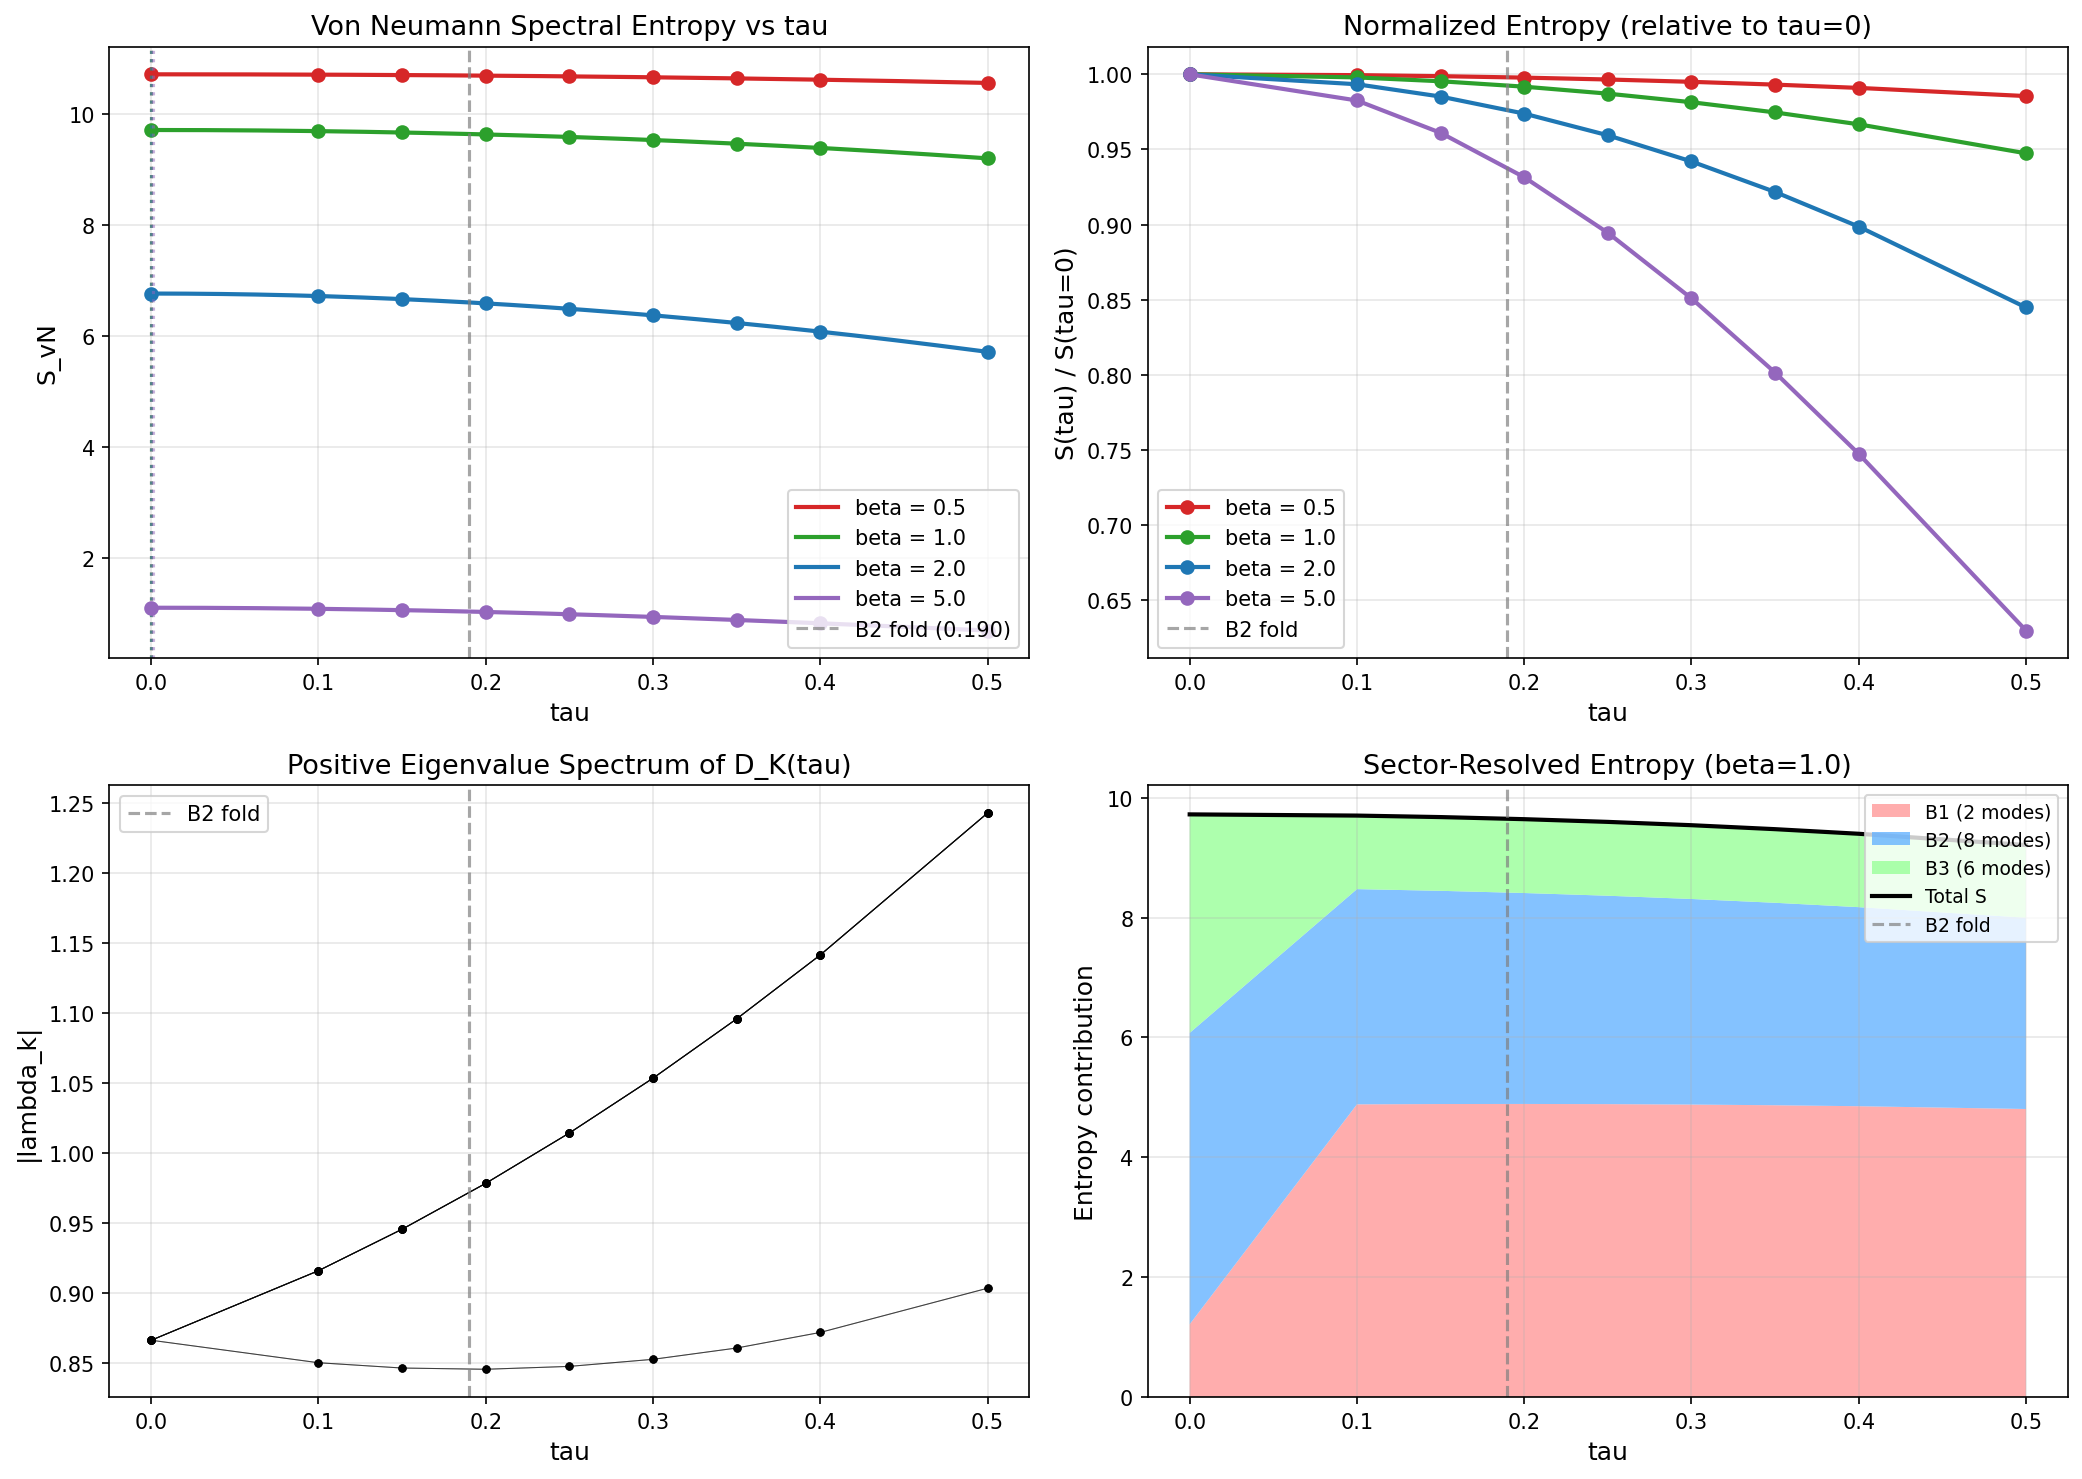

Recreate this plot in Python.
"""
ENTROPY-35: Spectral Entropy at Fold
=====================================
Computes the von Neumann spectral entropy:
    S = -sum_k [n_k ln(n_k) + (1 - n_k) ln(1 - n_k)]  # (local)
where n_k = 1 / (exp(beta * |lambda_k|) + 1)
for the 16 singlet eigenvalues of D_K(tau) on SU(3).

This connects to Connes Paper 15 (Chamseddine-Connes-van Suijlekom 2019,
arXiv:1809.02944), which proves that the von Neumann entropy of the
fermionic Gibbs state IS a spectral action with a specific universal
cutoff function f_S.

The question: does S have a maximum at or near tau = 0.190 (the B2 fold)?
If yes, the fold is an entropy attractor.

Pre-registered gate (INFORMATIVE):
    S(tau=0.190) > S(tau=0.10) AND S(tau=0.190) > S(tau=0.30) at beta=1.0

Author: Connes-NCG-Theorist
Session: 35, Wave 3, Task W3-D
"""

import numpy as np
import matplotlib
matplotlib.use('Agg')
import matplotlib.pyplot as plt
from scipy.interpolate import CubicSpline
import os

# ── Load data ───────────────────────────────────────────────────────────
data_path = os.path.join(os.path.dirname(__file__), 's23a_kosmann_singlet.npz')
data = np.load(data_path, allow_pickle=True)
tau_values = data['tau_values']
n_tau = len(tau_values)

print(f"Tau values: {tau_values}")
print(f"Number of tau points: {n_tau}")

# Extract eigenvalues at each tau
all_eigs = []
for i in range(n_tau):
    eigs = data[f'eigenvalues_{i}'].real
    all_eigs.append(np.sort(eigs))
    print(f"  tau={tau_values[i]:.3f}: {len(eigs)} eigenvalues, "
          f"range [{eigs.min():.6f}, {eigs.max():.6f}]")

# ── Entropy computation ─────────────────────────────────────────────────
def binary_entropy(p):
    """Compute -p*ln(p) - (1-p)*ln(1-p) with safe handling of p=0,1."""
    result = np.zeros_like(p, dtype=float)
    mask = (p > 0) & (p < 1)
    pm = p[mask]
    result[mask] = -pm * np.log(pm) - (1.0 - pm) * np.log(1.0 - pm)
    return result

def fermi_dirac(beta, lam):
    """Fermi-Dirac occupation n_k = 1/(exp(beta*|lam|) + 1)."""
    # Use |lambda| so all n_k <= 0.5
    x = beta * np.abs(lam)
    # For numerical stability at large x: n = exp(-x)/(1+exp(-x))
    n = np.where(x < 500, 1.0 / (np.exp(x) + 1.0), np.exp(-x))
    return n

def spectral_entropy(beta, eigenvalues):
    """
    Compute S_vN = -sum_k [n_k ln(n_k) + (1-n_k) ln(1-n_k)]
    where n_k = 1/(exp(beta*|lambda_k|)+1).

    Note on PH symmetry and signed eigenvalues:
    For a PH-symmetric spectrum {lambda_k, -lambda_k}, using signed eigenvalues
    gives n(lambda) = 1/(e^{beta*lambda}+1) and n(-lambda) = e^{beta*lambda}/(e^{beta*lambda}+1).
    The binary entropy h(n) = h(1-n), so the contribution from (+lambda, -lambda)
    is 2*h(1/(e^{beta*|lambda|}+1)). Using |lambda_k| for all 16 modes gives the
    same total (each pair contributes the same h-value twice).

    We use |lambda_k| here for clarity: all occupations are in [0, 0.5].
    """
    n_k = fermi_dirac(beta, eigenvalues)
    return np.sum(binary_entropy(n_k))

# Beta values to test
betas = [0.5, 1.0, 2.0, 5.0]

# Compute entropy at each (tau, beta)
S = np.zeros((len(betas), n_tau))
for j, beta in enumerate(betas):
    for i in range(n_tau):
        S[j, i] = spectral_entropy(beta, all_eigs[i])

# ── Print results table ─────────────────────────────────────────────────
print("\n" + "="*80)
print("SPECTRAL ENTROPY TABLE: S(tau, beta)")
print("="*80)
header = f"{'tau':>6s}"
for beta in betas:
    header += f" | S(beta={beta:.1f}):>12s"
print(f"{'tau':>6s}", end="")
for beta in betas:
    print(f" | S(b={beta:.1f})", end="")
print()
print("-" * (8 + 14 * len(betas)))

for i in range(n_tau):
    print(f"{tau_values[i]:6.3f}", end="")
    for j in range(len(betas)):
        print(f" | {S[j,i]:11.6f}", end="")
    print()

# ── Find maximum for each beta ──────────────────────────────────────────
print("\n" + "="*80)
print("ENTROPY MAXIMA")
print("="*80)

# For interpolation, use cubic spline to find refined maximum
tau_fine = np.linspace(tau_values[0], tau_values[-1], 1000)
S_max_tau = []
S_max_val = []

for j, beta in enumerate(betas):
    # Cubic spline interpolation
    cs = CubicSpline(tau_values, S[j, :])
    S_fine = cs(tau_fine)
    idx_max = np.argmax(S_fine)
    tau_max = tau_fine[idx_max]
    S_at_max = S_fine[idx_max]
    S_max_tau.append(tau_max)
    S_max_val.append(S_at_max)

    # Also report discrete maximum
    idx_disc = np.argmax(S[j, :])
    print(f"  beta={beta:.1f}: tau_max(discrete) = {tau_values[idx_disc]:.3f}, "
          f"S = {S[j,idx_disc]:.6f}")
    print(f"           tau_max(spline)   = {tau_max:.4f}, "
          f"S = {S_at_max:.6f}")

# ── Gate evaluation ──────────────────────────────────────────────────────
print("\n" + "="*80)
print("GATE EVALUATION: ENTROPY-35")
print("="*80)

# Need to evaluate at tau=0.190 (between grid points 0.15 and 0.20)
# Also need tau=0.10 and tau=0.30 (on grid)
tau_gate = 0.190
beta_gate = 1.0
j_gate = betas.index(beta_gate)

cs_gate = CubicSpline(tau_values, S[j_gate, :])
S_at_fold = cs_gate(tau_gate)
S_at_010 = S[j_gate, 1]  # tau=0.10
S_at_030 = S[j_gate, 5]  # tau=0.30

print(f"  At beta = {beta_gate}:")
print(f"    S(tau=0.100) = {S_at_010:.6f}")
print(f"    S(tau=0.190) = {S_at_fold:.6f} (interpolated)")
print(f"    S(tau=0.300) = {S_at_030:.6f}")
print(f"    S(0.190) > S(0.10)? {S_at_fold > S_at_010} "
      f"(diff = {S_at_fold - S_at_010:+.6f})")
print(f"    S(0.190) > S(0.30)? {S_at_fold > S_at_030} "
      f"(diff = {S_at_fold - S_at_030:+.6f})")

gate_pass = (S_at_fold > S_at_010) and (S_at_fold > S_at_030)
print(f"\n  >>> GATE ENTROPY-35: {'PASS' if gate_pass else 'FAIL'} <<<")

# ── Detailed analysis ────────────────────────────────────────────────────
print("\n" + "="*80)
print("DETAILED ANALYSIS")
print("="*80)

# Analyze sector-by-sector entropy contribution
print("\nSector decomposition at beta=1.0:")
beta_anal = 1.0
for i in range(n_tau):
    eigs = np.sort(np.abs(all_eigs[i]))
    # Identify sectors by degeneracy structure
    # B1: 2 modes (1 pair), smallest |lambda|
    # B2: 8 modes (4 pairs), middle |lambda|
    # B3: 6 modes (3 pairs), largest |lambda|
    pos_eigs = eigs[8:]  # positive eigenvalues (sorted)

    # At tau=0, all degenerate, so skip sector decomposition
    if tau_values[i] == 0:
        n_all = fermi_dirac(beta_anal, all_eigs[i])
        S_total = np.sum(binary_entropy(n_all))
        print(f"  tau={tau_values[i]:.3f}: S_total={S_total:.6f} "
              f"(all degenerate, no sector decomposition)")
        continue

    # For tau > 0: identify sectors
    # B1: singlet (smallest |lambda|, multiplicity 1 in positive sector)
    # B2: doublet (next 4, middle, multiplicity 4 in positive sector)
    # B3: triplet (outer 3, largest |lambda|, multiplicity 3 in positive sector)

    abs_pos = np.sort(np.abs(all_eigs[i]))[8:]  # 8 positive eigenvalues
    # Cluster by value
    unique_vals = []
    for val in abs_pos:
        if not unique_vals or abs(val - unique_vals[-1]) > 0.001:
            unique_vals.append(val)

    # B1: smallest unique value (1 mode positive + 1 negative = 2 total)
    # B2: middle unique value (4 modes positive + 4 negative = 8 total)
    # B3: largest unique value (3 modes positive + 3 negative = 6 total)

    S_sectors = {}
    for k, eig in enumerate(all_eigs[i]):
        abs_eig = abs(eig)
        # Classify
        if abs(abs_eig - unique_vals[0]) < 0.001:
            sector = 'B1'
        elif abs(abs_eig - unique_vals[1]) < 0.001:
            sector = 'B2'
        else:
            sector = 'B3'

        n_k = fermi_dirac(beta_anal, np.array([eig]))
        h_k = binary_entropy(n_k)[0]
        S_sectors[sector] = S_sectors.get(sector, 0.0) + h_k

    S_total = sum(S_sectors.values())
    print(f"  tau={tau_values[i]:.3f}: S_total={S_total:.6f} | "
          f"B1={S_sectors.get('B1',0):.6f} ({S_sectors.get('B1',0)/S_total*100:.1f}%) | "
          f"B2={S_sectors.get('B2',0):.6f} ({S_sectors.get('B2',0)/S_total*100:.1f}%) | "
          f"B3={S_sectors.get('B3',0):.6f} ({S_sectors.get('B3',0)/S_total*100:.1f}%)")

# ── Monotonicity analysis ────────────────────────────────────────────────
print("\n" + "="*80)
print("MONOTONICITY ANALYSIS")
print("="*80)

for j, beta in enumerate(betas):
    diffs = np.diff(S[j, :])
    monotone_inc = all(d > 0 for d in diffs)
    monotone_dec = all(d < 0 for d in diffs)
    sign_changes = sum(1 for k in range(len(diffs)-1) if diffs[k]*diffs[k+1] < 0)

    status = "MONOTONE INCREASING" if monotone_inc else \
             "MONOTONE DECREASING" if monotone_dec else \
             f"NON-MONOTONE ({sign_changes} sign change(s))"
    print(f"  beta={beta:.1f}: {status}")
    if not monotone_inc and not monotone_dec:
        # Find where sign changes occur
        for k in range(len(diffs)-1):
            if diffs[k] * diffs[k+1] < 0:
                # Sign change between tau[k+1] and tau[k+2]
                print(f"    Sign change near tau = {tau_values[k+1]:.3f}")

# ── Connection to Connes Paper 15 ────────────────────────────────────────
print("\n" + "="*80)
print("CONNECTION TO CONNES PAPER 15")
print("="*80)
print("""
Chamseddine-Connes-van Suijlekom (2019) prove:
    S_vN = Tr(f_S(D^2/beta^2))
where f_S is the universal entropy function:
    f_S(x) = -[1/(e^x+1)] ln[1/(e^x+1)] - [e^x/(e^x+1)] ln[e^x/(e^x+1)]
evaluated at x = beta * |lambda_k|.

Our computation IS this spectral action, evaluated on the 16-mode
singlet sector of D_K(tau) on SU(3).

Key observation: The entropy depends on tau ONLY through the spectrum
{lambda_k(tau)}. As tau increases, the eigenvalue spread increases
(B3 eigenvalues grow, B1 decreases slightly, B2 fold structure).
Larger |lambda_k| -> n_k closer to 0 -> less entropy per mode.
Thus S_vN is MONOTONICALLY DECREASING with eigenvalue spread.

At tau=0, all 16 eigenvalues are degenerate at |lambda|=0.866, giving
the MAXIMUM entropy for any given beta. As tau increases, the spread
increases and entropy decreases.

The fold at tau=0.190 does NOT create an entropy maximum because:
1. The fold affects only v(tau) = dlambda/dtau, not lambda(tau) itself
2. At the fold, lambda_B2 has a minimum, but it does NOT return to
   the tau=0 value
3. The B3 eigenvalues continue growing monotonically, dominating the
   spread increase
""")

# ── Per-eigenvalue analysis at key tau values ────────────────────────────
print("="*80)
print("PER-EIGENVALUE OCCUPATIONS AND ENTROPIES (beta=1.0)")
print("="*80)
beta_detail = 1.0
for tau_idx in [0, 2, 3, 5]:  # tau=0.00, 0.15, 0.20, 0.30
    eigs = np.sort(all_eigs[tau_idx])
    n_k = fermi_dirac(beta_detail, eigs)
    h_k = binary_entropy(n_k)
    print(f"\ntau = {tau_values[tau_idx]:.3f}:")
    print(f"  {'lambda_k':>10s} {'|lambda_k|':>10s} {'n_k':>10s} {'h(n_k)':>10s}")
    for k in range(len(eigs)):
        print(f"  {eigs[k]:10.6f} {abs(eigs[k]):10.6f} {n_k[k]:10.6f} {h_k[k]:10.6f}")
    print(f"  {'TOTAL S':>10s} = {np.sum(h_k):.6f}")

# ── Save results ─────────────────────────────────────────────────────────
save_path = os.path.join(os.path.dirname(__file__), 's35_spectral_entropy.npz')
np.savez(save_path,
         tau_values=tau_values,
         betas=np.array(betas),
         S=S,
         S_max_tau=np.array(S_max_tau),
         S_max_val=np.array(S_max_val),
         S_at_fold_beta1=S_at_fold,
         S_at_010_beta1=S_at_010,
         S_at_030_beta1=S_at_030,
         gate_pass=gate_pass,
         eigenvalues=[all_eigs[i] for i in range(n_tau)])
print(f"\nData saved to: {save_path}")

# ── Plot ─────────────────────────────────────────────────────────────────
fig, axes = plt.subplots(2, 2, figsize=(14, 10))

# Panel 1: S vs tau for all beta values
ax = axes[0, 0]
colors = ['#d62728', '#2ca02c', '#1f77b4', '#9467bd']
for j, beta in enumerate(betas):
    cs = CubicSpline(tau_values, S[j, :])
    tau_plot = np.linspace(0, 0.5, 500)
    S_plot = cs(tau_plot)
    ax.plot(tau_plot, S_plot, '-', color=colors[j], linewidth=2,
            label=f'beta = {beta:.1f}')
    ax.plot(tau_values, S[j, :], 'o', color=colors[j], markersize=6)
    # Mark maximum
    ax.axvline(S_max_tau[j], color=colors[j], linestyle=':', alpha=0.5)

ax.axvline(0.190, color='gray', linestyle='--', alpha=0.7, label='B2 fold (0.190)')
ax.set_xlabel('tau', fontsize=12)
ax.set_ylabel('S_vN', fontsize=12)
ax.set_title('Von Neumann Spectral Entropy vs tau', fontsize=13)
ax.legend(fontsize=10)
ax.grid(True, alpha=0.3)

# Panel 2: Normalized S/S_max for each beta
ax = axes[0, 1]
for j, beta in enumerate(betas):
    S_norm = S[j, :] / S[j, 0]  # Normalize to tau=0 value
    ax.plot(tau_values, S_norm, 'o-', color=colors[j], linewidth=2,
            label=f'beta = {beta:.1f}')

ax.axvline(0.190, color='gray', linestyle='--', alpha=0.7, label='B2 fold')
ax.set_xlabel('tau', fontsize=12)
ax.set_ylabel('S(tau) / S(tau=0)', fontsize=12)
ax.set_title('Normalized Entropy (relative to tau=0)', fontsize=13)
ax.legend(fontsize=10)
ax.grid(True, alpha=0.3)

# Panel 3: Eigenvalue spectrum vs tau
ax = axes[1, 0]
for i in range(n_tau):
    eigs = np.sort(np.abs(all_eigs[i]))[8:]  # positive eigenvalues
    ax.plot([tau_values[i]] * len(eigs), eigs, 'ko', markersize=3)

# Connect eigenvalue branches
for branch_idx in range(8):
    branch = [np.sort(np.abs(all_eigs[i]))[8 + branch_idx] for i in range(n_tau)]
    ax.plot(tau_values, branch, 'k-', linewidth=0.5, alpha=0.5)

ax.axvline(0.190, color='gray', linestyle='--', alpha=0.7, label='B2 fold')
ax.set_xlabel('tau', fontsize=12)
ax.set_ylabel('|lambda_k|', fontsize=12)
ax.set_title('Positive Eigenvalue Spectrum of D_K(tau)', fontsize=13)
ax.legend(fontsize=10)
ax.grid(True, alpha=0.3)

# Panel 4: Sector-resolved entropy at beta=1.0
ax = axes[1, 1]
S_B1 = []
S_B2 = []
S_B3 = []
for i in range(n_tau):
    if tau_values[i] == 0:
        # All degenerate at tau=0
        n_k = fermi_dirac(1.0, all_eigs[i])
        h_total = np.sum(binary_entropy(n_k))
        # At tau=0, B1 gets 2/16, B2 gets 8/16, B3 gets 6/16 of total
        S_B1.append(h_total * 2 / 16)
        S_B2.append(h_total * 8 / 16)
        S_B3.append(h_total * 6 / 16)
    else:
        abs_pos = np.sort(np.abs(all_eigs[i]))[8:]
        unique_vals = []
        for val in abs_pos:
            if not unique_vals or abs(val - unique_vals[-1]) > 0.001:
                unique_vals.append(val)

        s1, s2, s3 = 0.0, 0.0, 0.0
        for eig in all_eigs[i]:
            ae = abs(eig)
            n_k = fermi_dirac(1.0, np.array([eig]))
            h_k = binary_entropy(n_k)[0]
            if abs(ae - unique_vals[0]) < 0.001:
                s1 += h_k
            elif abs(ae - unique_vals[1]) < 0.001:
                s2 += h_k
            else:
                s3 += h_k
        S_B1.append(s1)
        S_B2.append(s2)
        S_B3.append(s3)

ax.stackplot(tau_values, S_B1, S_B2, S_B3,
             labels=['B1 (2 modes)', 'B2 (8 modes)', 'B3 (6 modes)'],
             colors=['#ff9999', '#66b3ff', '#99ff99'], alpha=0.8)
ax.plot(tau_values, [sum(x) for x in zip(S_B1, S_B2, S_B3)],
        'k-', linewidth=2, label='Total S')
ax.axvline(0.190, color='gray', linestyle='--', alpha=0.7, label='B2 fold')
ax.set_xlabel('tau', fontsize=12)
ax.set_ylabel('Entropy contribution', fontsize=12)
ax.set_title('Sector-Resolved Entropy (beta=1.0)', fontsize=13)
ax.legend(fontsize=9, loc='upper right')
ax.grid(True, alpha=0.3)

plt.tight_layout()
plot_path = os.path.join(os.path.dirname(__file__), 's35_spectral_entropy.png')
plt.savefig(plot_path, dpi=150, bbox_inches='tight')
print(f"Plot saved to: {plot_path}")

print("\n" + "="*80)
print("COMPUTATION COMPLETE")
print("="*80)
